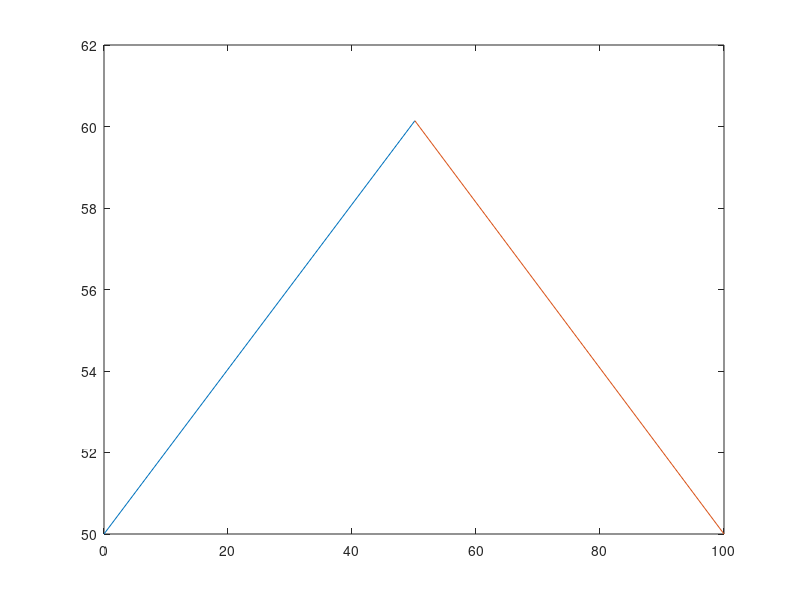

Write MATLAB code to recreate this figure.
%% Setup for Kinked Line Case 2
% Setup the verteces as a structure [coordX, coordY]
clear all
close all
clc

poly(1).X = [0 100 100 50.1415 0];
poly(1).Y = [0 0 50 60.1415 50];
poly(1).D = 1;
poly(1).r = 1;

poly(2).X = [0 50.1415 100 100 0];
poly(2).Y = [50 60.1415 50 100 100];
poly(2).D = 1;
poly(2).r = 1;
net.CenterGaussianX = 50; %The Gaussian should be centered on the network
net.CenterGaussianY = 50;


% Setup the network as a structure [[Domain of origin, Cross], LineID, coordX, coordY, ka, kd, D]
Boundary = [[1,2];[2,1];[2,1];[1,2]];
LineID = [1,2,1,2];
SharedVertexX = [50.1415];
SharedVertexY = [60.1415];
SharedWith = [1,2];
% vertexX = [[0,50.1415];[50.1415,100];[0,50.1415];[50.1415,100]];
% vertexY = [[50,60.1415];[60.1415,50];[50,60.1415];[60.1415,50]];
vertexX = [[0,50.1415];[50.1415,100];[0,50.1415];[50.1415,100]];
vertexY = [[50,60.1415];[60.1415,50];[50,60.1415];[60.1415,50]];
plot([0,50.1415],[50,60.1415])
hold on
plot([50.1415,100],[60.1415,50])

D = [8,8,8,8];
ka = [1,1,1,1];
kd = [1,1,1,1];


for i = 1:2
    net.Boundary(:,i) = Boundary(:,i); 
    net.vertexX(:,i) = vertexX(:,i);
    net.vertexY(:,i) = vertexY(:,i);
end    
net.LineID = LineID;
net.D = D;
net.ka = ka;
net.kd = kd;
net.SharedVertexX = SharedVertexX;
net.SharedVertexY = SharedVertexY;
net.SharedWith = SharedWith;

save('KL00100100kd1D8V1_Net.mat', 'net')
save('KL00100100kd1D8V1_poly.mat', 'poly')
clear all
close all